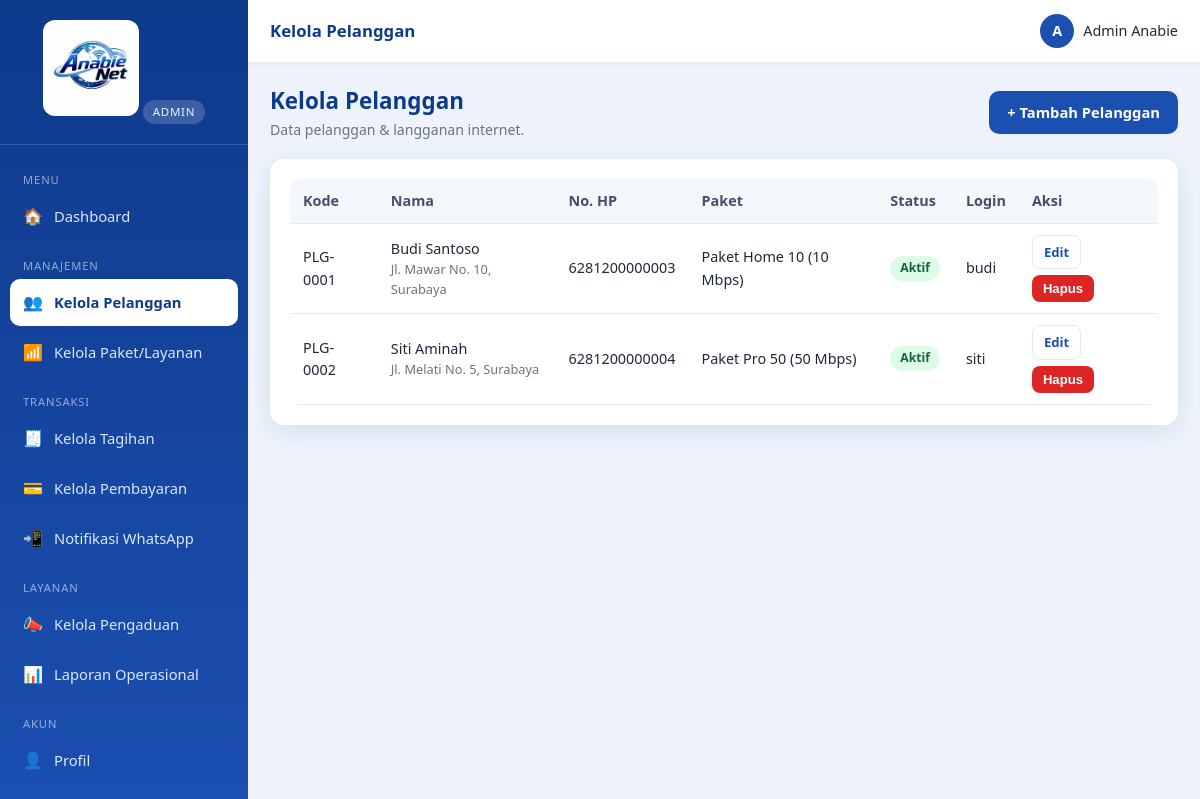
Page /index.php?r=pelanggan.index (signed in) on the committed database.
### tables this page shows
CREATE TABLE `pelanggan` (
  `id`          INT AUTO_INCREMENT PRIMARY KEY,
  `user_id`     INT DEFAULT NULL,
  `kode`        VARCHAR(30) NOT NULL UNIQUE,
  `nama`        VARCHAR(120) NOT NULL,
  `no_hp`       VARCHAR(25) NOT NULL,
  `email`       VARCHAR(120) DEFAULT NULL,
  `alamat`      TEXT NOT NULL,
  `paket_id`    INT DEFAULT NULL,
  `status`      ENUM('aktif','isolir','nonaktif') NOT NULL DEFAULT 'aktif',
  `tgl_pasang`  DATE DEFAULT NULL,
  `created_at`  TIMESTAMP DEFAULT CURRENT_TIMESTAMP,
  CONSTRAINT `fk_pelanggan_user`  FOREIGN KEY (`user_id`)  REFERENCES `users`(`id`) ON DELETE SET NULL,
  CONSTRAINT `fk_pelanggan_paket` FOREIGN KEY (`paket_id`) REFERENCES `paket`(`id`) ON DELETE SET NULL
);

CREATE TABLE `paket` (
  `id`         INT AUTO_INCREMENT PRIMARY KEY,
  `nama`       VARCHAR(120) NOT NULL,
  `kecepatan`  VARCHAR(60) NOT NULL,
  `harga`      DECIMAL(12,2) NOT NULL DEFAULT 0,
  `deskripsi`  TEXT DEFAULT NULL,
  `status`     ENUM('aktif','nonaktif') NOT NULL DEFAULT 'aktif',
  `created_at` TIMESTAMP DEFAULT CURRENT_TIMESTAMP
);

CREATE TABLE `users` (
  `id`         INT AUTO_INCREMENT PRIMARY KEY,
  `nama`       VARCHAR(120) NOT NULL,
  `username`   VARCHAR(60) NOT NULL UNIQUE,
  `password`   VARCHAR(255) NOT NULL,
  `email`      VARCHAR(120) DEFAULT NULL,
  `no_hp`      VARCHAR(25)  DEFAULT NULL,
  `role`       ENUM('owner','admin','pelanggan') NOT NULL DEFAULT 'admin',
  `foto`       VARCHAR(255) DEFAULT NULL,
  `created_at` TIMESTAMP DEFAULT CURRENT_TIMESTAMP
);

### app/lib/view.php (called while the page is built, shortened)
<?php
function render(string $view, array $data = [], array $opts = []): void
{
    extract($data, EXTR_SKIP);
    include VIEW_PATH . '/' . $view . '.php';
    include VIEW_PATH . '/partials/layout.php';
}

### app/controllers/pelanggan.php (called while the page is built, shortened)
<?php
function ctl_pelanggan_index(): void
{
    $pelanggan = query_all(
        "SELECT p.*, pk.nama AS paket_nama, pk.kecepatan, u.username
         FROM pelanggan p
         LEFT JOIN paket pk ON pk.id = p.paket_id
         LEFT JOIN users u ON u.id = p.user_id
         ORDER BY p.created_at DESC"
    );
    render('admin/pelanggan_index', compact('pelanggan'),
        ['title' => 'Kelola Pelanggan', 'active' => 'pelanggan.index']);
}

### public/index.php (called while the page is built, shortened)
<?php
require __DIR__ . '/../app/lib/db.php';
require __DIR__ . '/../app/lib/helpers.php';
require __DIR__ . '/../app/lib/view.php';
$r = $_GET['r'] ?? '';
[$handler, $roles] = $routes[$r];
call_user_func($handler);

### app/lib/helpers.php (called while the page is built, shortened)
<?php
function e($v): string
{
    return htmlspecialchars((string) ($v ?? ''), ENT_QUOTES, 'UTF-8');
}
function url(string $path = ''): string
{
    return BASE_URL . '/' . ltrim($path, '/');
}
function route(string $r, array $params = []): string
{
    $qs = array_merge(['r' => $r], $params);
    return url('index.php') . '?' . http_build_query($qs);
}
function status_badge(string $status): string
{
    $map = [
        'lunas' => 'badge-success', 'belum_lunas' => 'badge-danger',
        'aktif' => 'badge-success', 'isolir' => 'badge-warning', 'nonaktif' => 'badge-muted',
        'baru' => 'badge-info', 'diproses' => 'badge-warning', 'selesai' => 'badge-success',
    ];
    return $map[$status] ?? 'badge-muted';
}
function status_label(string $status): string
{
    $map = [
        'belum_lunas' => 'Belum Lunas', 'lunas' => 'Lunas',
        'aktif' => 'Aktif', 'isolir' => 'Isolir', 'nonaktif' => 'Nonaktif',
        'baru' => 'Baru', 'diproses' => 'Diproses', 'selesai' => 'Selesai',
    ];
    return $map[$status] ?? ucfirst(str_replace('_', ' ', $status));
}

### app/lib/db.php (called while the page is built, shortened)
<?php
function db(): PDO
{
    static $pdo = null;
    if ($pdo === null) {
        $dsn = sprintf('mysql:host=%s;port=%s;dbname=%s;charset=utf8mb4', DB_HOST, DB_PORT, DB_NAME);
        try {
            $pdo = new PDO($dsn, DB_USER, DB_PASS, [
                PDO::ATTR_ERRMODE            => PDO::ERRMODE_EXCEPTION,
                PDO::ATTR_DEFAULT_FETCH_MODE => PDO::FETCH_ASSOC,
                PDO::ATTR_EMULATE_PREPARES   => false,
            ]);
        } catch (PDOException $e) {
            http_response_code(500);
            die('Koneksi database gagal: ' . htmlspecialchars($e->getMessage()));
        }
    }
    return $pdo;
}
function query_all(string $sql, array $params = []): array
{
    $st = db()->prepare($sql);
    $st->execute($params);
    return $st->fetchAll();
}

### app/views/admin/pelanggan_index.php (the view, shortened to what this page needs)
<div class="page-head">
  <div><h1>Kelola Pelanggan</h1><p class="sub">Data pelanggan & langganan internet.</p></div>
  <a class="btn btn-primary" href="<?= route('pelanggan.create') ?>">+ Tambah Pelanggan</a>
</div>
<div class="card">
  <div class="table-wrap"><table class="tbl">
    <thead><tr><th>Kode</th><th>Nama</th><th>No. HP</th><th>Paket</th><th>Status</th><th>Login</th><th>Aksi</th></tr></thead>
    <tbody>
    <?php if (!$pelanggan): ?>
      <tr><td colspan="7"><div class="empty">Belum ada data pelanggan.</div></td></tr>
    <?php else: foreach ($pelanggan as $p): ?>
      <tr>
        <td><?= e($p['kode']) ?></td>
        <td><?= e($p['nama']) ?><div class="text-muted" style="font-size:.8rem"><?= e($p['alamat']) ?></div></td>
        <td><?= e($p['no_hp']) ?></td>
        <td><?= e($p['paket_nama'] ?? '-') ?><?= $p['kecepatan'] ? ' ('.e($p['kecepatan']).')' : '' ?></td>
        <td><span class="badge <?= status_badge($p['status']) ?>"><?= status_label($p['status']) ?></span></td>
        <td><?= e($p['username'] ?? '-') ?></td>
        <td><div class="actions">
          <a class="btn btn-sm btn-outline" href="<?= route('pelanggan.edit', ['id' => $p['id']]) ?>">Edit</a>
          <form method="post" action="<?= route('pelanggan.delete') ?>" data-confirm="Hapus pelanggan <?= e($p['nama']) ?>? Akun login & tagihan ikut terhapus." style="display:inline">
            <button class="btn btn-sm btn-danger" type="submit">Hapus</button>
          </form>
        </div></td>
      </tr>
    <?php endforeach; endif; ?>
    </tbody>
  </table></div>
</div>

### public/assets/css/style.css (style rules this page uses)
:root { --primary:#1b4fb0; --primary-dark:#0e3a8c; --primary-light:#3b82f6; --accent:#22a7f0; --bg:#eef3fb; --surface:#ffffff; --text:#1f2937; --muted:#6b7280; --border:#e3e9f3; --success:#16a34a; --danger:#dc2626; --warning:#d97706; --info:#0284c7; --shadow:0 6px 24px rgba(27,79,176,.12); --radius:14px; --sidebar-w:248px; }
* { box-sizing:border-box;margin:0;padding:0 }
html,body { height:100% }
body { font-family:'Segoe UI',Roboto,Helvetica,Arial,sans-serif; background:var(--bg); color:var(--text); line-height:1.55; font-size:15px; }
a { color:var(--primary);text-decoration:none }
.btn { display:inline-flex;align-items:center;gap:7px;justify-content:center; padding:10px 18px;border:none;border-radius:10px;font-size:.92rem;font-weight:600; cursor:pointer;transition:transform .05s,filter .15s;text-decoration:none; }
.btn-primary { background:var(--primary);color:#fff }
.btn-danger { background:var(--danger);color:#fff }
.btn-outline { background:#fff;border:1px solid var(--border);color:var(--primary) }
.btn-sm { padding:6px 11px;font-size:.82rem;border-radius:8px }
.card { background:var(--surface);border-radius:var(--radius);box-shadow:var(--shadow);padding:20px;margin-bottom:20px }
.page-head { display:flex;align-items:center;justify-content:space-between;gap:12px;flex-wrap:wrap;margin-bottom:18px }
.page-head h1 { font-size:1.4rem;color:var(--primary-dark) }
.page-head .sub { color:var(--muted);font-size:.88rem }
.table-wrap { overflow-x:auto;border-radius:10px }
table.tbl { width:100%;border-collapse:collapse;font-size:.9rem;min-width:560px }
table.tbl th,table.tbl td { padding:11px 13px;text-align:left;border-bottom:1px solid var(--border);vertical-align:middle }
table.tbl th { background:#f4f7fc;color:#41506b;font-weight:600;white-space:nowrap }
.actions { display:flex;gap:6px;flex-wrap:wrap }
.badge { display:inline-block;padding:3px 10px;border-radius:20px;font-size:.76rem;font-weight:600 }
.badge-success { background:#dcfce7;color:#166534 }
.text-muted { color:var(--muted) }

### rows in the picture
pelanggan: kode "PLG-0001", nama "Budi Santoso", alamat "Jl. Mawar No. 10, Surabaya", no_hp "6281200000003", paket.nama "Paket Home 10", paket.kecepatan "10 Mbps", status "Aktif", user.username "budi"
pelanggan: kode "PLG-0002", nama "Siti Aminah", alamat "Jl. Melati No. 5, Surabaya", no_hp "6281200000004", paket.nama "Paket Pro 50", paket.kecepatan "50 Mbps", status "Aktif", user.username "siti"

### other values in the picture
role_label($role) "ADMIN"
$group "MENU"
$ico "🏠"
$label "Dashboard"
$group "MANAJEMEN"
$ico "👥"
$label "Kelola Pelanggan"
$ico "📶"
$label "Kelola Paket/Layanan"
$group "TRANSAKSI"
$ico "🧾"
$label "Kelola Tagihan"
$ico "💳"
$label "Kelola Pembayaran"
$ico "📲"
